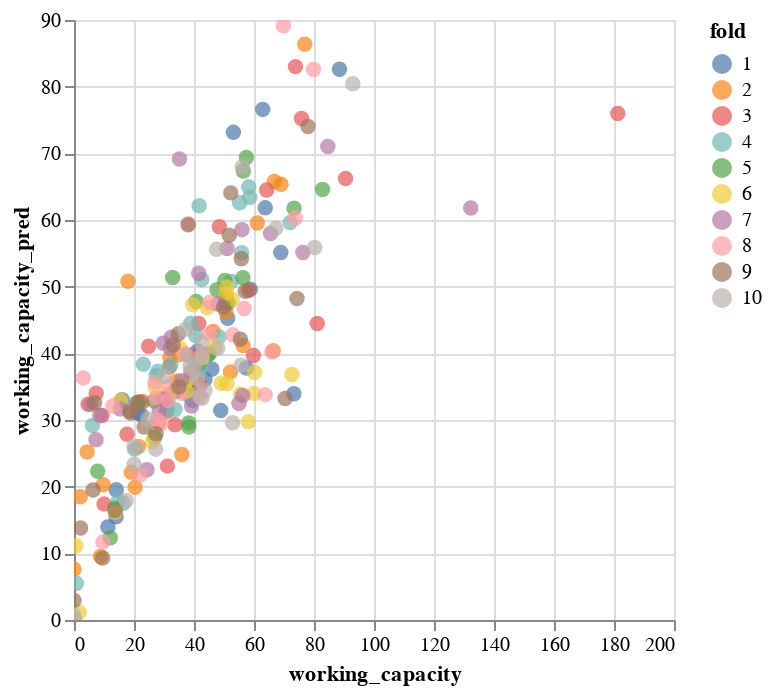

The notebook cell this image was saved under:
### Markdown cell above
PARITY PLOT - ALT

### Code cell
alt.Chart(results).mark_circle(size=60).encode(
    x=label,
    y=f"{label}_pred",
    color="fold:N",
    tooltip=["structure_name", label, f"{label}_pred", "abs_rel_deviation", "fold"]
).interactive()

### Figure 1 — Vega-Lite specification as saved in the notebook (floating-point values rounded to 4 significant figures; data arrays with more than 128 entries replaced by an {"elided": "..."} marker saying what was removed)
{"config": {"view": {"continuousWidth": 300, "continuousHeight": 300}}, "data": {"name": "data-b6a88bdf86316fff2ebbf2bc239d6992"}, "mark": {"type": "circle", "size": 60}, "encoding": {"color": {"field": "fold", "type": "nominal"}, "tooltip": [{"field": "structure_name", "type": "nominal"}, {"field": "working_capacity", "type": "quantitative"}, {"field": "working_capacity_pred", "type": "quantitative"}, {"field": "abs_rel_deviation", "type": "quantitative"}, {"field": "fold", "type": "quantitative"}], "x": {"field": "working_capacity", "type": "quantitative"}, "y": {"field": "working_capacity_pred", "type": "quantitative"}}, "params": [{"name": "param_1", "select": {"type": "interval", "encodings": ["x", "y"]}, "bind": "scales"}], "$schema": "https://vega.github.io/schema/vega-lite/v5.20.1.json", "datasets": {"data-b6a88bdf86316fff2ebbf2bc239d6992": {"elided": "245 records"}}}
